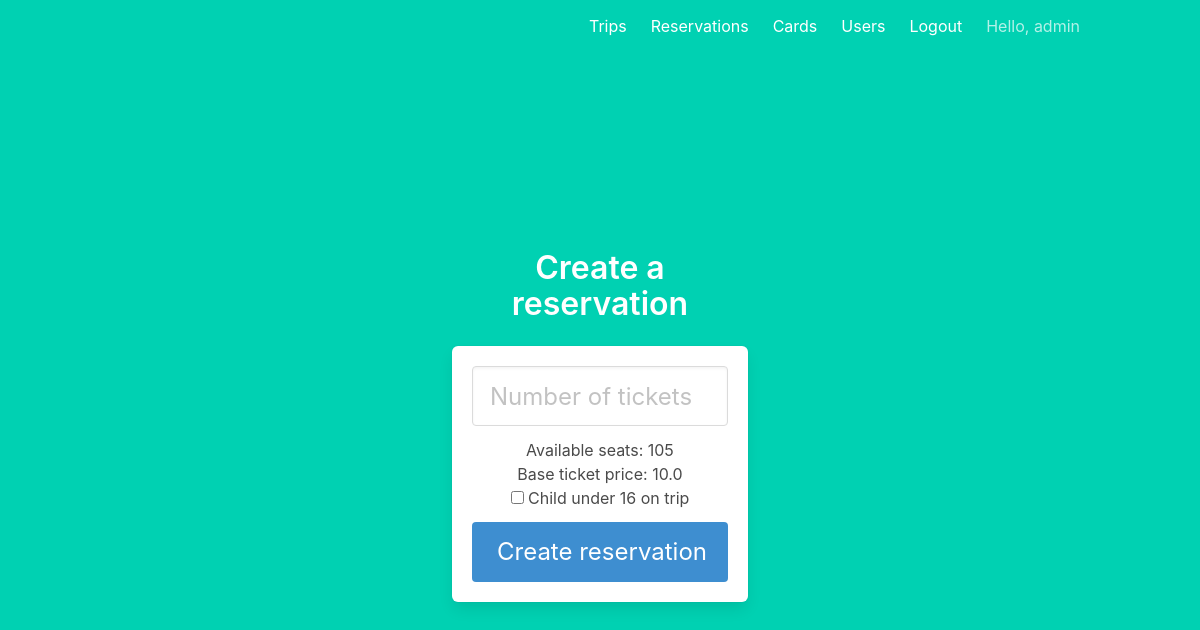
The app's page /trips/1/reserve (signed in) with its own data.
### models/user.py (models this page shows, shortened)
class User(db.Model, UserMixin):
    __tablename__ = "user"
    id = db.Column(db.Integer, primary_key=True)
    email = db.Column(db.String(100), unique=True)
    password = db.Column(db.String(100), nullable=False)
    username = db.Column(db.String(100), unique=True)
    firstname = db.Column(db.String(100), nullable=False)
    lastname = db.Column(db.String(100), nullable=False)
    age = db.Column(db.Integer, nullable=False)
    is_admin = db.Column(db.Boolean, nullable=False, default=False)
    train_card = db.relationship("TrainCard", backref="user", lazy=True, uselist=False)
    reservations = db.relationship("Reservation", backref="user", lazy=True)

### models/trip.py (models this page shows, shortened)
class Trip(db.Model):
    __tablename__ = "trip"
    id = db.Column(db.Integer, primary_key=True)
    departure_datetime = db.Column(db.DateTime, nullable=False)
    arrival_datetime = db.Column(db.DateTime, nullable=False)
    departure_city = db.Column(db.String(100), nullable=False)
    arrival_city = db.Column(db.String(100), nullable=False)
    two_way_trip = db.Column(db.Boolean, nullable=False, default=False)
    available_seats = db.Column(db.Integer, nullable=False)
    base_ticket_price = db.Column(db.Float, nullable=False)
    reservations = db.relationship("Reservation", backref="trip", lazy=True)

### reservations.py (the view)
@reservations.route("/trips/<int:trip_id>/reserve")
@login_required
def create(trip_id):
    trip = Trip.query.filter_by(id=trip_id).first()
    if not trip:
        flash(f"Trip with id {id} doesn't exist!", category="error")
        return redirect(url_for("trips.list"))
    return render_template("/reservations/create.html", trip=trip)

### templates/reservations/create.html (shortened to what this page needs)
{% extends "base.html" %}
{% block content %}
<div class="column is-4 is-offset-4">
    <h3 class="title">Create a reservation</h3>
    <div class="box">
        <form method="POST" action="/trips/{{trip.id}}/reserve">
            <div class="field">
                <div class="control">
                    <input class="input is-large" type="number" name="ticket_numbers" placeholder="Number of tickets"
                        autofocus="">
                </div>
            </div>
            <p>Available seats: {{trip.available_seats}}</p>
            <p>Base ticket price: {{trip.base_ticket_price}}</p>
            <div class="field">
                <label class="checkbox">
                    <input type="checkbox" name="has_child">
                    Child under 16 on trip
                </label>
            </div>
            <button class="button is-block is-info is-large is-fullwidth">Create reservation</button>
        </form>
    </div>
</div>
{% endblock %}

### templates/base.html (shortened to what this page needs)
<!DOCTYPE html>
<html>
<head>
    <link rel="stylesheet" href="https://cdnjs.cloudflare.com/ajax/libs/bulma/0.7.2/css/bulma.min.css" />
</head>
<body>
    <section class="hero is-primary is-fullheight">
        <div class="hero-head">
            <nav class="navbar">
                <div class="container">
                    <div id="navbarMenuHeroA" class="navbar-menu">
                        <div class="navbar-end">
                            {% if current_user.is_authenticated %}
                            <a href="{{ url_for('trips.list') }}" class="navbar-item">
                                Trips
                            </a>
                            <a href="{{ url_for('reservations.list') }}" class="navbar-item">
                                Reservations
                            </a>
                            <a href="{{ url_for('cards.manage') }}" class="navbar-item">
                                Cards
                            </a>
                            {% if current_user.is_admin %}
                            <a href="{{ url_for('users.list') }}" class="navbar-item">
                                Users
                            </a>
                            {% endif %}
                            <a href="{{ url_for('users.logout') }}" class="navbar-item">
                                Logout
                            </a>
                            <p class="navbar-item">
                                Hello, {{current_user.firstname}}
                            </p>
                            {% endif %}
                        </div>
                    </div>
                </div>
            </nav>
        </div>
        <div class="hero-body">
            <div class="container has-text-centered">
                {% block content %}
                {% endblock %}
            </div>
        </div>
    </section>
</body>
</html>

### records on screen
User: firstname "admin"
Trip: available_seats "105", base_ticket_price "10.0"
